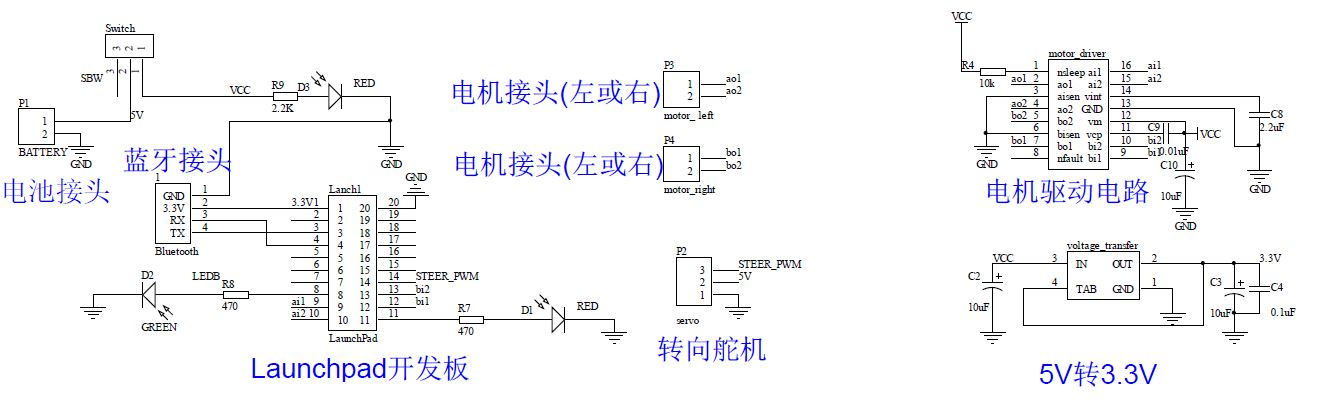
#> input picture image/circuit.jpg, 1338 x 414 px, given in place of the camera
$ python route.py
#> lines starting #> are read from the running program, lines starting #| are printed output that depends on the picture; after the words box and inside, x2 and y2 are one past the last pixel; in counts of white or black regions, pixels touching at a corner belong together
### source/geometry.py
import numpy as np
import copy as cp

# Tolerance for merging route lines
THETA_THRESH = 0.2
RHO_THRESH = 50

class Point:
    def __init__(self, pos):
        self.pos = tuple(pos[0:2])

class Line:
    def __init__(self, tp):
        # Compute line parameters
        self.pts = (Point(tp[0:2]), Point(tp[2:4]))
        dir = tuple(np.array(self.pts[0].pos) - np.array(self.pts[1].pos))
        len = np.sqrt(dir[0]**2 + dir[1]**2)
        dir = (dir[0]/len, dir[1]/len)
        self.theta = np.arctan2(dir[1], dir[0])
        if self.theta < 0:
            self.theta += np.pi
        norm = (-dir[1], dir[0])
        self.rho = norm[0]*self.pts[0].pos[0] + norm[1]*self.pts[0].pos[1]

        # Compute endpoint parameters
        maxDim = 0
        if np.abs(dir[0]) < np.abs(dir[1]):
            maxDim = 1
        self.p0 = [0, 0]
        minDim = 1 - maxDim
        self.p0[minDim] = self.rho / norm[minDim]
        self.p0 = tuple(self.p0)
        for pt in self.pts:
            pt.t = np.sqrt((pt.pos[0]-self.p0[0])**2 + (pt.pos[1]-self.p0[1])**2)
        if self.pts[0].t > self.pts[1].t:
            self.pts = (self.pts[1], self.pts[0])
        self.len = self.pts[1].t - self.pts[0].t

    def isColinear(self, other) -> bool:
        return np.abs(self.rho - other.rho) < RHO_THRESH and (
            np.abs(self.theta - other.theta) < THETA_THRESH
                or np.abs(np.abs(self.theta - other.theta) - np.pi) < THETA_THRESH)

    def merge(self, other) -> (object, bool):
        if not self.isColinear(other):
            return None, False
        if self.pts[0].t > other.pts[1].t or self.pts[1].t < other.pts[0].t:
            return None, False # no overlapping part
        lineL, lineS = self, other
        if self.len < other.len:
            lineL, lineS = other, self
        if lineL.pts[0].t < lineS.pts[1].t and lineL.pts[1].t > lineS.pts[1].t:
            return lineL, True # lineS is completely inside lineL
        merged = cp.copy(self)
        merged.pts = (min([lineL.pts[0], lineS.pts[0]], key=lambda p: p.t),
            max([lineL.pts[1], lineS.pts[1]], key=lambda p: p.t))
        return merged, True

    # [7 lines left out: function otherEndpoint, not called in this run]

def dist(pt1, pt2) -> float:
    return np.linalg.norm(np.array(pt1) - np.array(pt2))


### source/route.py
import cv2
import numpy as np
import copy as cp
import time
from geometry import *

# The camera identifier as a video capturing device
CAMERA_ID = 1
# The resolution of map after perspective transformation
MAP_SIZE = (640, 480)
# The center of starting-point searching circle
ROUTE_BEGIN_POSITION = (MAP_SIZE[0], 0)

# Minimum size for contour detection
MIN_CONTOUR_LENGTH = 20
# Threshold for route lines (color in lines should be lower than these thresholds)
ROUTE_SAT_RANGE = [0, 100]
ROUTE_VALUE_RANGE = [0, 120]
# The kernel size of morphology effect to routes
CLOSE_KERNEL_SIZE = 25
EROSION_KERNEL_SIZE = 3
# Channel threshold for marks
RED_HUE_RANGE = [0, 20]
GREEN_HUE_RANGE = [40, 80]
BLUE_HUE_RANGE = [90, 130]
# Saturation threshold of car mark
MARK_SAT_RANGE = [90, 255]
MARK_VALUE_RANGE = [70, 255]
# Search range of new keypoints
SEARCH_RANGE = 300
# The minimum distance of a newly added route point to existing points
CLOSEST_MIN_DIST = 50

# Use test image or video capture
TEST_WITH_IMAGE = False
# Decide whether to show certain images
SHOW_TRANSFORMED = False
SHOW_DETECTED_LINES = False
SHOW_MERGED_LINES = False
SHOW_KEYPOINTS = True
SHOW_HEAD_MARK = False
SHOW_TAIL_MARK = False

# ASCII code
ASCII_ENTER = 13
ASCII_ESCAPE = 27

class RouteMap:
    def __init__(self):
        if not TEST_WITH_IMAGE:
            self.video = cv2.VideoCapture(CAMERA_ID)
        self.pixelBnd = np.float32([[0, 0], [MAP_SIZE[0], 0], [0, MAP_SIZE[1]], [MAP_SIZE[0], MAP_SIZE[1]]])
        self.firstRun = True

    def capture(self, updateMat: bool) -> bool:
        # Monitor tweak of camera and board position
        if self.firstRun:
            self.firstRun = False

            # Tweak saturation and value threshold of marks
            cv2.namedWindow("Mark Mask")
            def onChangeSat(x):
                MARK_SAT_RANGE[0] = x
            cv2.createTrackbar("Saturation", "Mark Mask", MARK_SAT_RANGE[0], 255, onChangeSat)
            def onChangeValue(x):
                MARK_VALUE_RANGE[0] = x
            cv2.createTrackbar("Value", "Mark Mask", MARK_VALUE_RANGE[0], 255, onChangeValue)

            # Tweak placement of camera and board
            print("Please tweak the placement of camera and board")
            while True:
                # Read and find corners
                self._read()
#> in _read, self.original is the input picture: shape (414, 1338, 3); mean B, G, R 246.9, 245, 244.9
                self._findCorners()
                # Show corner mark for tweaking threshold
                cv2.imshow("Mark Mask", self.markPlot)
                if cv2.waitKey(100) == ASCII_ENTER:
                    cv2.destroyAllWindows()
                    break

        # Read image and update matrix if required
        self._read()
        if updateMat:
            ok = False
            while not ok:
                fourCorners, ok = self._findCorners()
                cv2.waitKey(100)
            self.matrix = cv2.getPerspectiveTransform(fourCorners, self.pixelBnd)

        # Apply perspective transformation to original image
        self.map = cv2.warpPerspective(self.original, self.matrix, MAP_SIZE)

        # Show tranformed image
        if SHOW_TRANSFORMED:
            cv2.imshow("Transformed Map", self.map)

        return True

    def _findCorners(self) -> (np.ndarray, bool):
        ## Create corner contour mask
        blurred = cv2.GaussianBlur(self.original, (5, 5), 0)
        self.markPlot = createMask(blurred, (0, 180), MARK_SAT_RANGE, MARK_VALUE_RANGE)
#> in createMask, `hsv = cv2.cvtColor(img, cv2.COLOR_BGR2HSV)`: hsv: shape (414, 1338, 3); mean H, S, V 18.8, 3.2, 247.2
#> in createMask, `hueMask = cv2.inRange(hsvSplit[0], hueRng[0], hueRng[1])`: hueMask: shape (414, 1338); every value is 255
#> in createMask, `satMask = cv2.inRange(hsvSplit[1], satRng[0], satRng[1])`:
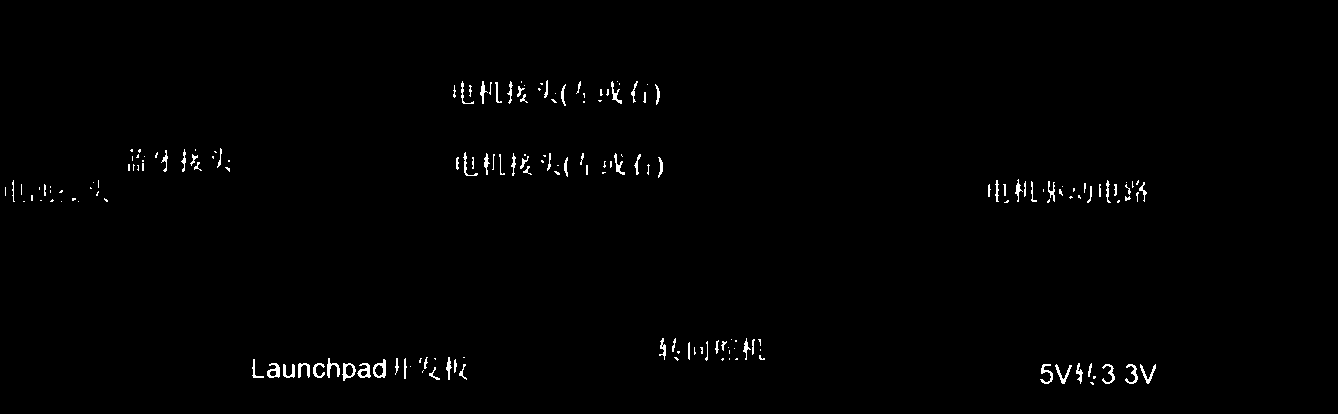
#> satMask: shape (414, 1338); 0.87% white in thin lines or dots, all inside (x1, y1, x2, y2) = (5, 80, 1156, 385)
#> in createMask, `valMask = cv2.inRange(hsvSplit[2], valRng[0], valRng[1])`: valMask: shape (414, 1338); 100% white; black in thin lines or dots, all inside (x1, y1, x2, y2) = (389, 119, 1260, 314)
        cornMask = createMask(blurred, BLUE_HUE_RANGE, MARK_SAT_RANGE, MARK_VALUE_RANGE)
#> in createMask (call 2), `hueMask = cv2.inRange(hsvSplit[0], hueRng[0], hueRng[1])`:
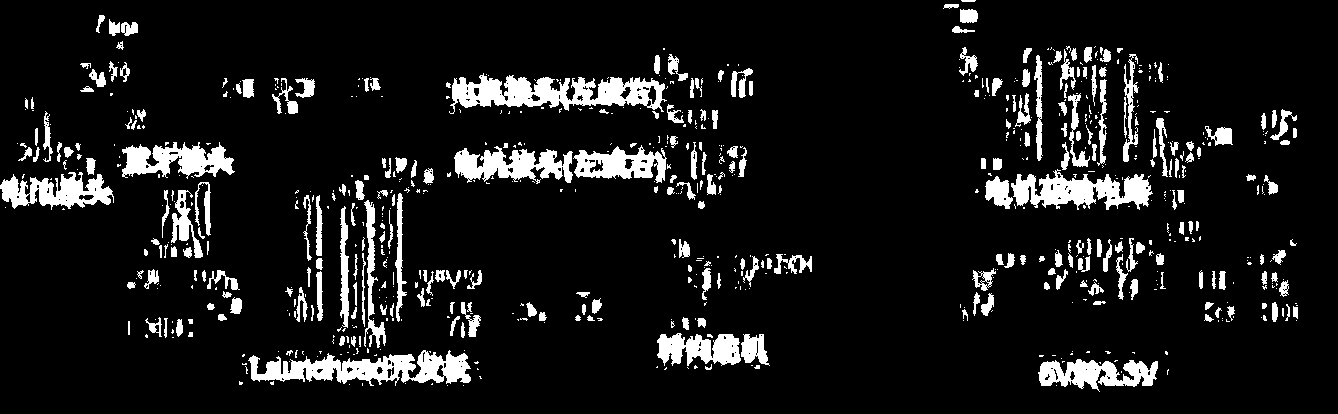
#> hueMask: shape (414, 1338); 9.7% white; 741 white regions (468 under 20 px), largest, box (x1, y1, x2, y2) and area: (449, 73, 667, 114) 4627, (248, 350, 471, 386) 4236, (1011, 169, 1153, 210) 3181

        # Find contours of corner objects
        contours, _ = cv2.findContours(cornMask, cv2.RETR_TREE, cv2.CHAIN_APPROX_SIMPLE)
#> contours = 183 contours, 133 with area under 20; largest, box (x1, y1, x2, y2) and area: (373, 359, 386, 378) 160, (342, 363, 356, 381) 149, (267, 363, 280, 378) 110, (357, 363, 371, 378) 106, (374, 364, 384, 377) 77
        # Filter out contours with too short perimeter
        contours = filter(lambda cnt: len(cnt) >= MIN_CONTOUR_LENGTH, contours)

        # Extract center point of corner mark
        try:
            corners = [findContourCenter(cnt) for cnt in contours]
#> corners = 36 pairs, first value 164 to 1147, second value 90 to 374
        except Exception:
            return None, False

        # Visualize corners of the road map
        self.cornerPlot = cp.copy(self.original)
        for pos in corners:
            cv2.circle(self.cornerPlot, pos, 5, (0, 0, 255), thickness=-1)
#> this loop made 36 passes
#> pos on passes 1 to 12: (433, 374), (1147, 373), (1132, 373), (1109, 373), (1062, 373), (1046, 373), (462, 372), (1079, 372), (364, 371), (348, 370), (317, 370), (303, 369)
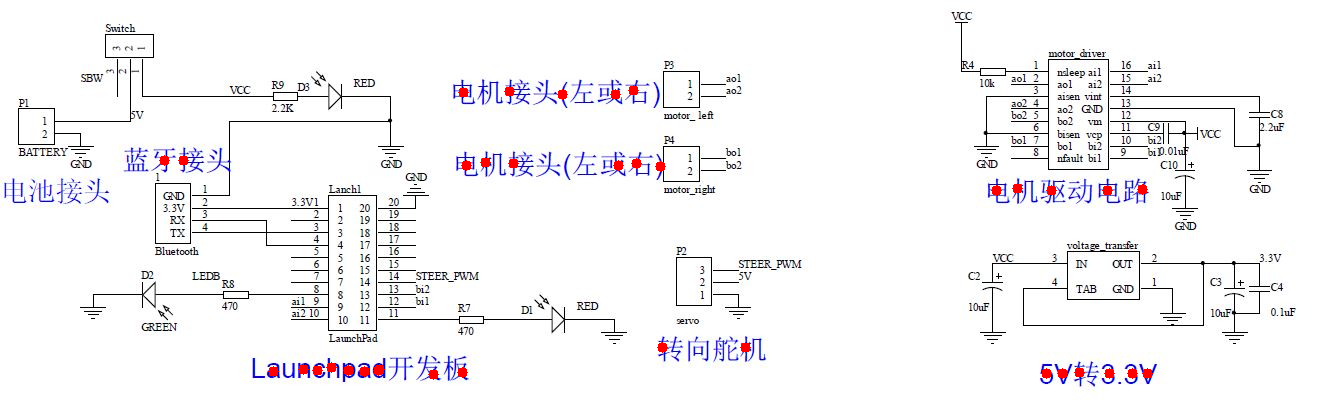
#> self.cornerPlot: shape (414, 1338, 3); 0.51% of pixels changed, all inside (x1, y1, x2, y2) = (159, 85, 1153, 380)
        cv2.imshow("Corners", self.cornerPlot)

        # Raise error if corners are too few
        if len(corners) < 4:
            print("Can't detect corners of route map.")
            return None, False # try again next time

        # Get perspective matrix
        fourCorners = sorted(corners[:4], key=lambda p: p[0]+p[1])
#> fourCorners = [(433, 374), (1109, 373), (1132, 373), (1147, 373)]
#> (key Esc is pressed here)
#> in capture, `fourCorners, ok = self._findCorners()`: fourCorners = [[433, 374], [1109, 373], [1132, 373], [1147, 373]]; ok = True
#> in capture, `self.matrix = cv2.getPerspectiveTransform(fourCorners, self.pixelBnd)`: self.matrix = [[-4.96e-16, -5.34e-13, 2e-10], [3.17e-15, 2.14e-12, -8e-10], [1.1e-18, -0.00268, 1]]
#> in capture, `self.map = cv2.warpPerspective(self.original, self.matrix, MAP_SIZE)`:
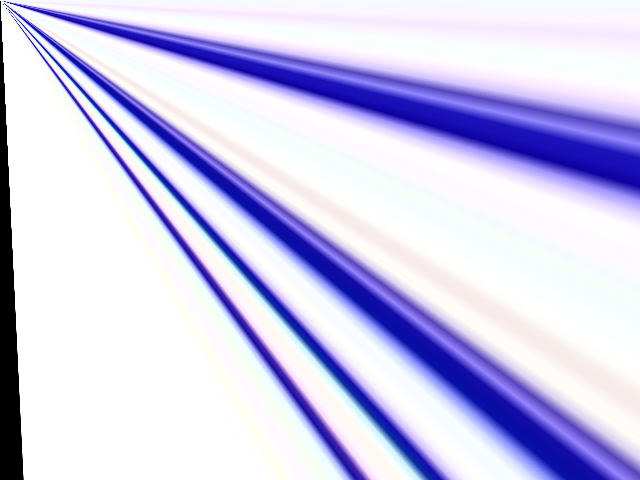
#> self.map: shape (480, 640, 3); mean B, G, R 236.2, 202.9, 205.4
        if fourCorners[1][1] > fourCorners[2][1]:
            fourCorners[1], fourCorners[2] = fourCorners[2], fourCorners[1]
        return np.float32(fourCorners), True

    def _read(self):
        if TEST_WITH_IMAGE:
            self.original = cv2.imread("image/capture.jpg")
        else:
            _, self.original = self.video.read()

    def findRoute(self) -> np.ndarray:
        # Create track bar for adjusting parameters of morphology transformation
        cv2.namedWindow("Route Morphology")
        cv2.namedWindow("Key Positions")
        self.keyPts = self._findRoute()

        def onChangeSat(x):
            ROUTE_SAT_RANGE[1] = x
            self.keyPts = self._findRoute()
        cv2.createTrackbar("Saturation", "Route Morphology", ROUTE_SAT_RANGE[1], 255, onChangeSat)
        def onChangeValue(x):
            ROUTE_VALUE_RANGE[1] = x
            self.keyPts = self._findRoute()
        cv2.createTrackbar("Value", "Route Morphology", ROUTE_VALUE_RANGE[1], 255, onChangeValue)
        def onChangeClose(x):
            global CLOSE_KERNEL_SIZE
            CLOSE_KERNEL_SIZE = x
            self.keyPts = self._findRoute()
        cv2.createTrackbar("Close", "Route Morphology", CLOSE_KERNEL_SIZE, 50, onChangeClose)
        def onChangeErosion(x):
            global EROSION_KERNEL_SIZE
            EROSION_KERNEL_SIZE = x
            self.keyPts = self._findRoute()
        cv2.createTrackbar("Erosion", "Route Morphology", EROSION_KERNEL_SIZE, 50, onChangeErosion)

        while True:
            if cv2.waitKey(25) == ASCII_ENTER:
                break
        cv2.destroyAllWindows()

        return self.keyPts

    def _findRoute(self) -> np.ndarray:
        # Create road mask
        blurred = cv2.GaussianBlur(self.map, (3, 3), 0)
#> blurred: shape (480, 640, 3)
        roads = createMask(blurred, (0, 255), ROUTE_SAT_RANGE, ROUTE_VALUE_RANGE)
#> in createMask (call 7), `hsv = cv2.cvtColor(img, cv2.COLOR_BGR2HSV)`: hsv: shape (480, 640, 3); mean H, S, V 80.8, 46.4, 237.4
#> in createMask (call 7), `hueMask = cv2.inRange(hsvSplit[0], hueRng[0], hueRng[1])`: hueMask: shape (480, 640); every value is 255
#> in createMask (call 7), `satMask = cv2.inRange(hsvSplit[1], satRng[0], satRng[1])`: satMask: shape (480, 640); 79.7% white; 5 black regions (1 under 20 px), largest, box (x1, y1, x2, y2) and area: (11, 9, 640, 480) 26084, (10, 3, 640, 202) 25384, (25, 28, 449, 480) 6317, (29, 39, 368, 480) 4436
#> in createMask (call 7), `valMask = cv2.inRange(hsvSplit[2], valRng[0], valRng[1])`: valMask: shape (480, 640); 1.9% white; 1 white region, box (x1, y1, x2, y2) and area: (0, 20, 24, 480) 5764
        roads = cv2.morphologyEx(roads, cv2.MORPH_CLOSE, np.ones((CLOSE_KERNEL_SIZE, CLOSE_KERNEL_SIZE)))
        # Erode image (make roads appear narrower)
        roads = cv2.erode(roads, np.ones((EROSION_KERNEL_SIZE, EROSION_KERNEL_SIZE)),
            iterations=1)
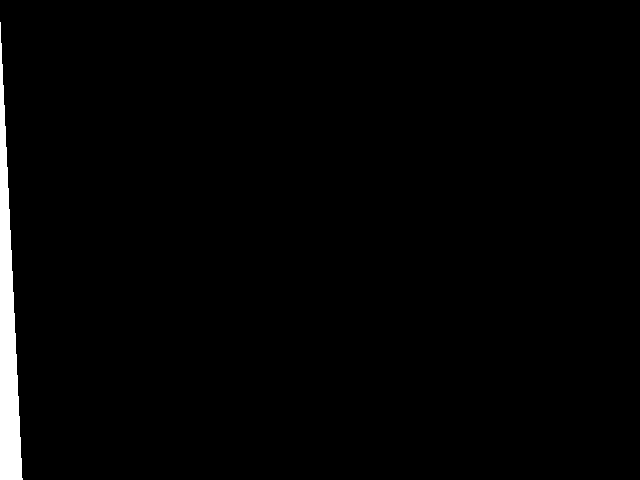
#> roads: shape (480, 640); 1.7% white; 1 white region, box (x1, y1, x2, y2) and area: (0, 22, 23, 480) 5281
        cv2.imshow("Route Morphology", roads)

        # Hough line transform
        endpts = cv2.HoughLinesP(roads, 1, np.pi/180, 30, minLineLength=100, maxLineGap=10)
#> endpts = 14 rows, first 6: [0, 32, 7, 479], [1, 43, 9, 479], [5, 126, 11, 479], [0, 154, 5, 479], [8, 188, 18, 479], [7, 167, 12, 479]
        if endpts is None:
            return None
        # Convert to lines representation
        lines = list(map(lambda l: Line(tuple(l[0])), endpts))
#> lines = 14 items

        # Visualize lines
        if SHOW_DETECTED_LINES:
            plot = cp.copy(self.map)
            for ln in lines:
                plot = cv2.line(plot, ln.pts[0].pos, ln.pts[1].pos, (0, 0, 255))
            cv2.imshow("Detected Lines", plot)

        # Merge overlapping lines
        merged = []
        while True:
            if len(lines) == 0:
                break
            lineA = lines.pop() # pick up one line from previous lines
            if len(merged) == 0: # no lines in merged
                merged.append(lineA)
                continue
            canMerge = False
            for lineB in merged:
                newLine, ok = lineA.merge(lineB)
                if not ok: # can't merge, skip
                    continue
                canMerge = True
                merged.remove(lineB)
                merged.append(newLine)
            if not canMerge: # can't merge lineA with any line in merged, append it
                merged.append(lineA)
#> after the loop, merged = 1 item

        # Visualize merged lines
        if SHOW_MERGED_LINES:
            plot = cp.copy(self.map)
            for ln in merged:
                plot = cv2.line(plot, ln.pts[0].pos, ln.pts[1].pos, (0, 0, 255))
            cv2.imshow("Merged Lines", plot)

        # Collect coordinates of all endpoints
        endpoints = []
        for ln in merged:
            for pt in ln.pts:
                endpoints.append((pt.pos, ln))
#> this loop made 1 pass
#> after the loop, endpoints = 2 items

        # Find the line with closest endpoint to given point
        keyPts = [ROUTE_BEGIN_POSITION]
        while len(endpoints) > 0: # not all key points are collected
            lastPos = keyPts[-1]
            closestPt = min(endpoints, key=lambda pt: dist(pt[0], lastPos))
            if len(endpoints) == 2 * len(merged): # begin endpoint of the whole path
                keyPts.append(closestPt[0])
            if dist(closestPt[0], lastPos) > SEARCH_RANGE:
                # closest point too far, end search
                break
            endpoints.remove(closestPt)
            line = closestPt[1]
            otherPos = line.otherEndpoint(closestPt[0])
            otherPosClosest = min(keyPts, key=lambda pt: dist(pt, otherPos))
            endpoints.remove((otherPos, line))
            if dist(otherPosClosest, otherPos) < CLOSEST_MIN_DIST:
                # other endpoint too close to existing route points
                continue
            keyPts.append(otherPos)
#> this loop made 1 pass
#> lastPos on pass 1: (640, 0)
#> after the loop, keyPts = [(640, 0), (0, 32)]
        keyPts.pop(0)

        # Visualize generated key points
        if SHOW_KEYPOINTS:
            self.routePlot = cp.copy(self.map)
            for pos in keyPts:
                cv2.circle(self.routePlot, pos, 5, (0, 0, 255), thickness=-1)
#> this loop made 1 pass
#> self.routePlot: shape (480, 640, 3); 0.01% of pixels changed, all inside (x1, y1, x2, y2) = (0, 27, 6, 38)
#> in findRoute, `self.keyPts = self._findRoute()`: self.keyPts = [[0, 32]]
#> (key Esc is pressed here)
            cv2.imshow("Key Positions", self.routePlot)

        return np.array(keyPts)

    def updateCar(self) -> (np.ndarray, float):
        # Denoise with gaussian blur
        blurred = cv2.GaussianBlur(self.map, (3, 3), 0)
        # Convert to HSV space
        hsv = cv2.cvtColor(blurred, cv2.COLOR_BGR2HSV)
        # Split channels
        hsvSplit = cv2.split(hsv)

        # Detect red region
        redMark = createMask(blurred, RED_HUE_RANGE, MARK_SAT_RANGE, MARK_VALUE_RANGE)
#> in createMask (call 10), `hueMask = cv2.inRange(hsvSplit[0], hueRng[0], hueRng[1])`:
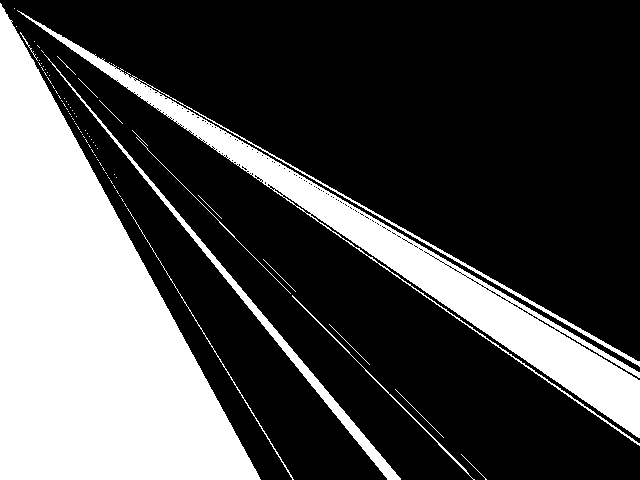
#> hueMask: shape (480, 640); 29.5% white; 83 white regions (68 under 20 px), largest, box (x1, y1, x2, y2) and area: (0, 3, 261, 480) 62723, (17, 10, 640, 446) 23260, (44, 54, 401, 480) 3291
#> in createMask (call 10), `satMask = cv2.inRange(hsvSplit[1], satRng[0], satRng[1])`:
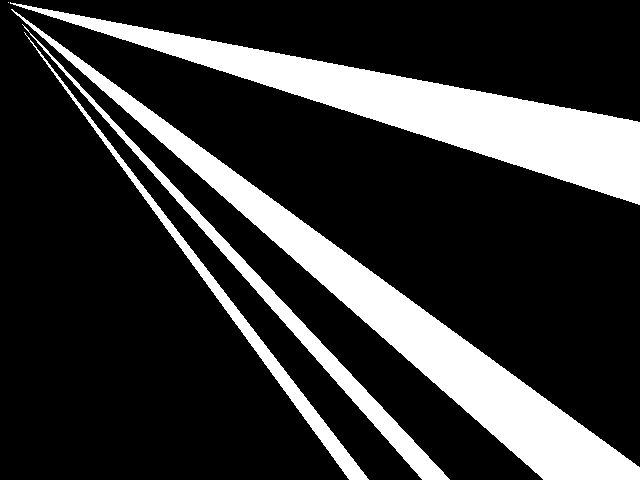
#> satMask: shape (480, 640); 21.2% white; 5 white regions (1 under 20 px), largest, box (x1, y1, x2, y2) and area: (11, 9, 640, 480) 27043, (10, 2, 640, 205) 26620, (22, 24, 450, 480) 6772, (24, 32, 369, 480) 4813
#> in createMask (call 10), `valMask = cv2.inRange(hsvSplit[2], valRng[0], valRng[1])`: valMask: shape (480, 640); 98.1% white; 1 black region, box (x1, y1, x2, y2) and area: (0, 21, 23, 480) 5713
#> in createMask (call 10), `return cv2.bitwise_and(cv2.bitwise_and(hueMask, satMask), valMask)`: returned value: shape (480, 640); every value is 0
        # Find head position
        headPos = findMaskCenter(redMark)
        if SHOW_HEAD_MARK:
            cv2.imshow("Head Mark", redMark)
            print("Head position:", headPos)

        # Detect green region
        greenMark = createMask(blurred, GREEN_HUE_RANGE, MARK_SAT_RANGE, MARK_VALUE_RANGE)
        # Find tail position
        tailPos = findMaskCenter(greenMark)
        if SHOW_TAIL_MARK:
            cv2.imshow("Tail Mark", greenMark)
            print("Tail Position", tailPos)

        self.carPlot = cp.copy(self.map)
        cv2.circle(self.carPlot, headPos, 5, (0, 0, 0), thickness=-1)
        cv2.circle(self.carPlot, tailPos, 5, (0, 0, 0), thickness=-1)
        cv2.line(self.carPlot, headPos, tailPos, (0, 0, 0), thickness=2, lineType=cv2.LINE_AA)
        # cv2.imshow("Car Position", plot)

        # Compute location and direction
        location = (np.array(headPos) + np.array(tailPos)) / 2
        direction = np.array(headPos) - np.array(tailPos)
        theta = np.arctan2(direction[1], direction[0])
        return location, theta


def findMaskCenter(mask) -> tuple:
    contours, _ = cv2.findContours(mask, cv2.RETR_TREE, cv2.CHAIN_APPROX_SIMPLE)
#> contours = []
    contours.sort(key=cv2.contourArea, reverse=True)
#> (the run stopped early here; a loop or call above may not have finished)
